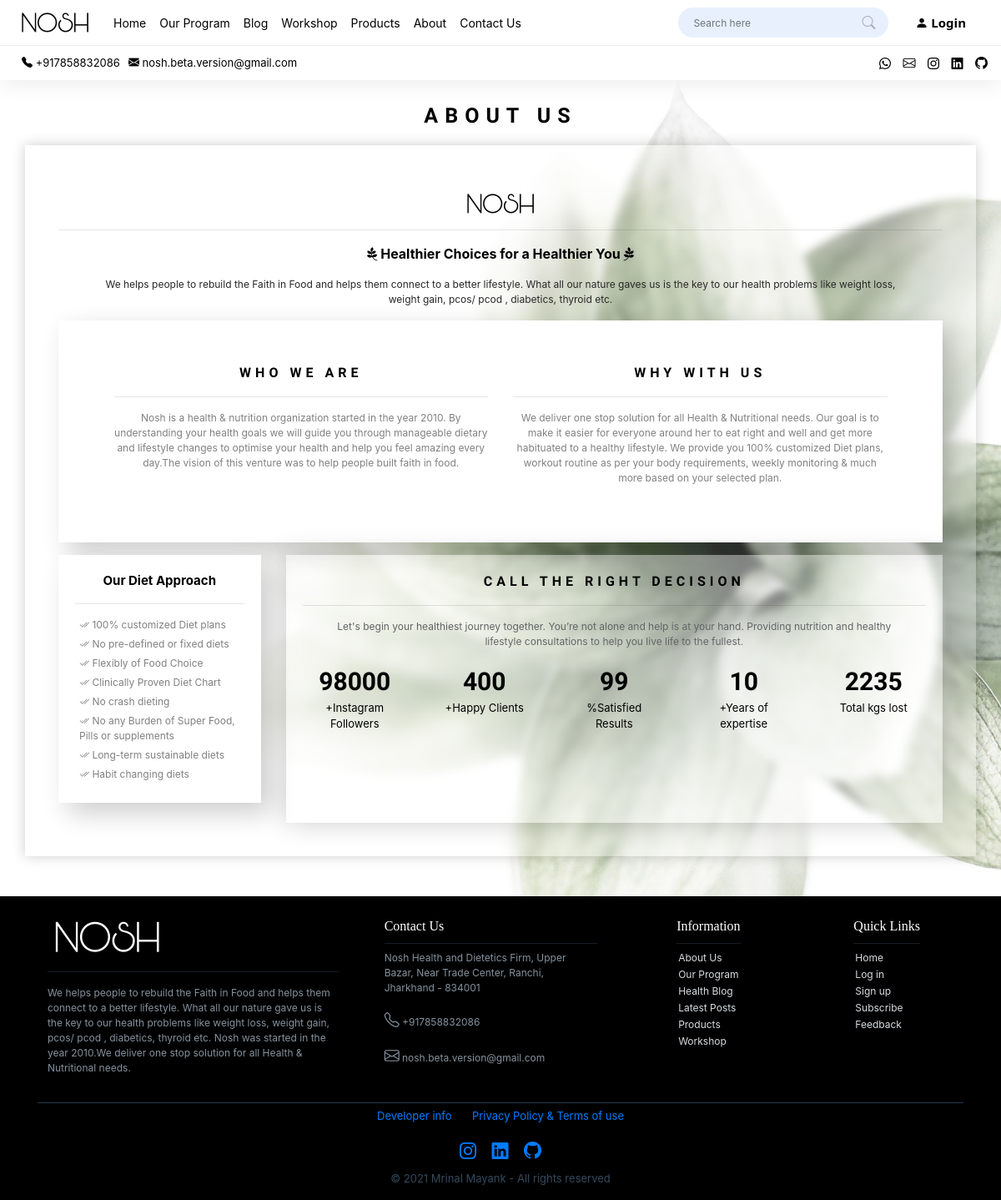
The page /about/ on the database its author committed.
### MAINAPP/models.py (models this page shows, shortened)
class statistic(models.Model):
	name = models.CharField(max_length=300 ,blank=True)
	count = models.CharField(max_length=300)
	label =models.CharField(max_length=300 ,blank=True)

### MAINAPP/views.py (the view)
# urls.py: path('about/', views.about,name='about'),
def about(request):
	stats =statistic.objects.all()
	context = {'stats':stats}
	return render(request, 'MAINAPP/about.html', context)

### templates/MAINAPP/about.html
{%  extends 'MAINAPP/home.html' %}
{% load static %}
{% block content %}
<div class ="bground2" style="margin-left:auto;margin-right:auto;">
  <br><br><br><br><br>
    <p style="color:black;font-size:25px;font-family:'Barlow Semi Condensed', sans-serif;text-align:center;letter-spacing:8px;font-weight:600;">ABOUT US</p>
    <div class="container backdrop" style="background:rgba(255,255,255,0.2);box-shadow:0px 0px 15px 0px rgba(0,0,0,0.2);padding:40px;">
      <div class="row">
        <div class="grid2 col-lg-12 col-md-12 col-sm-12 col-12" style="padding:15px;margin-left:auto;margin-right:auto;">
            <p style="text-align:center;margin-bottom:5px;"><img src="{% static 'images/navlogo.png' %}"></p>
            <hr>
            <p style="font-size:16px;color:black;text-align:center;font-weight:700;"><i class="fa fa-flip-horizontal fa-pagelines" aria-hidden="true"></i>  Healthier Choices for a Healthier You <i class="fa fa-pagelines" aria-hidden="true"></i></p>
            <p style="text-align:center;font-size:12px;color:#282828 ;padding-right:5%;padding-left:5%;">We helps people to rebuild the Faith in Food and helps them connect to a better lifestyle. What all our nature gaves us is the key to our health problems like weight loss, weight gain, pcos/ pcod , diabetics, thyroid etc.</p>
          <div class=" col-lg-12 col-md-12 col-sm-12 col-12"style="margin-left:auto;margin-right:auto;display:flex;flex-wrap:wrap;">
            <div class="row" style="border:0px;padding:5%;background:white;box-shadow:12px 12px 30px 0px rgba(0,0,0,0.2)">
              <div class="text-center col-lg-6 col-md-6 col-sm-11 col-11" style="margin-left:auto;margin-right:auto">
                <p style="font-size:16px;color:black;font-family:'Barlow Semi Condensed',sans-serif;font-weight:600;letter-spacing:5px;">WHO WE ARE</p>
                <hr style="margin-top:0px;">
                <p style="font-size:12px;color:grey;">
                  Nosh is a health & nutrition organization started in the year 2010. By understanding your health goals we will guide you through manageable dietary and lifestyle changes to optimise your health and help you feel amazing every day.The vision of this venture was to help people built faith in food. </p>
              </div>
              <div class="text-center col-lg-6 col-md-6 col-sm-11 col-11" style="margin-left:auto;margin-right:auto">
                <p style="font-size:16px;color:black;font-family:'Barlow Semi Condensed',sans-serif;font-weight:600;letter-spacing:5px;">WHY WITH US</p>
                <hr style="margin-top:0px;">
                <p style="font-size:12px;color:grey;">
                We deliver one stop solution for all Health & Nutritional needs. Our goal is to make it easier for everyone around her to eat right and well and get more habituated to a healthy lifestyle. We provide you 100% customized Diet plans, workout routine as per your body requirements, weekly monitoring & much more based on your selected plan.</p>
              </div>
            </div>
          </div>
        </div>
        <div class="grid3 col-lg-3 col-md-12 col-sm-12 col-12" style="margin-left:auto;margin-right:auto;">
            <div style="padding:20px;background:white;box-shadow:12px 12px 30px 0px rgba(0,0,0,0.2);">
                <p style="font-size:15px;color:black;font-weight:700;
                text-align:center;">Our Diet Approach</p>
                <hr style="margin-top:0px;">
                <p style="font-size:12px;color:grey;margin:5px;"><i class="bi bi-check2-all"></i> 100% customized Diet plans</p>
	             	<p style="font-size:12px;color:grey;margin:5px;"><i class="bi bi-check2-all"></i> No pre-defined or fixed diets</p>
	             	<p style="font-size:12px;color:grey;margin:5px;"><i class="bi bi-check2-all"></i> Flexibly of Food Choice</p>
	             	<p style="font-size:12px;color:grey;margin:5px;"><i class="bi bi-check2-all"></i> Clinically Proven Diet Chart</p>
	             	<p style="font-size:12px;color:grey;margin:5px;"><i class="bi bi-check2-all"></i> No crash dieting</p>
	             	<p style="font-size:12px;color:grey;margin:5px;"><i class="bi bi-check2-all"></i> No any Burden of Super Food, Pills or supplements</p>
	             	<p style="font-size:12px;color:grey;margin:5px;"><i class="bi bi-check2-all"></i> Long-term sustainable diets</p>
	             	<p style="font-size:12px;color:grey;margin:5px;"><i class="bi bi-check2-all"></i> Habit changing diets</p>
          </div><br>
        </div>
        <div class="grid4 col-lg-9 col-md-12 col-sm-12 col-12" style="margin-left:auto;margin-right:auto;display:flex;flex-wrap:wrap;">
            <div style="padding:20px;background:rgba(255,255,255,0.4);box-shadow:0px 0px 30px 0px rgba(0,0,0,0.2);width:100%;">
              <p style="font-size:16px;color:black;font-family:'Barlow Semi Condensed',sans-serif;font-weight:700;letter-spacing:5px;text-align:center;">CALL THE RIGHT DECISION</p>
              <hr>
              <p style="text-align:center;font-size:12px;color:#626567 ;padding-right:5%;padding-left:5%;">Let's begin your healthiest journey together. You’re not alone and help is at your hand. Providing nutrition and healthy lifestyle consultations to help you live life to the fullest.</p>
              <div class="counters">
                   <div class="row">
                     {% for stat in stats %}
                    <div class="col-lg-2 col-md-2 col-sm-4 col-12 counterdiv" style="margin-left:auto;margin-right:auto;
                    text-align:center;">
                      <div class="" style="font-family:'Barlow Semi Condensed', sans-serif;font-size:30px;font-weight:700;color:black;">{{stat.count}}</div>
                      <p style="font-size:13px;color:black;">{{stat.label}}</p>
                    </div>
                    {% endfor %}
                  </div>
                </div>
          </div>
        </div>
    </div>
  </div><br><br>
</div>
{% endblock content %}

### static/css/main.css (style rules this page uses)
body { padding: 0; margin: 0; }
.bground2 { background-image:url('/static/images/bg2.jpg'); }
.home1 ,#particles-js ,.bground1,.bground2 ,.contactblur { background-size:cover; background-repeat: no-repeat; background-attachment: fixed; height:100%; width:100%; }
.healthblogclass ,.our_programspage, .bground1 , .bground2 ,.devpage { animation: fadeInAnimation ease 2s; animation-iteration-count: 1; animation-fill-mode: forwards; }

### templates/MAINAPP/home.html (style rules this page uses)
.backdrop { backdrop-filter:blur(5px); }

### rows shown on the page
statistic: count "98000", label "+Instagram Followers"
statistic: count "400", label "+Happy Clients"
statistic: count "99", label "%Satisfied Results"
statistic: count "10", label "+Years of expertise"
statistic: count "2235", label "Total kgs lost"
